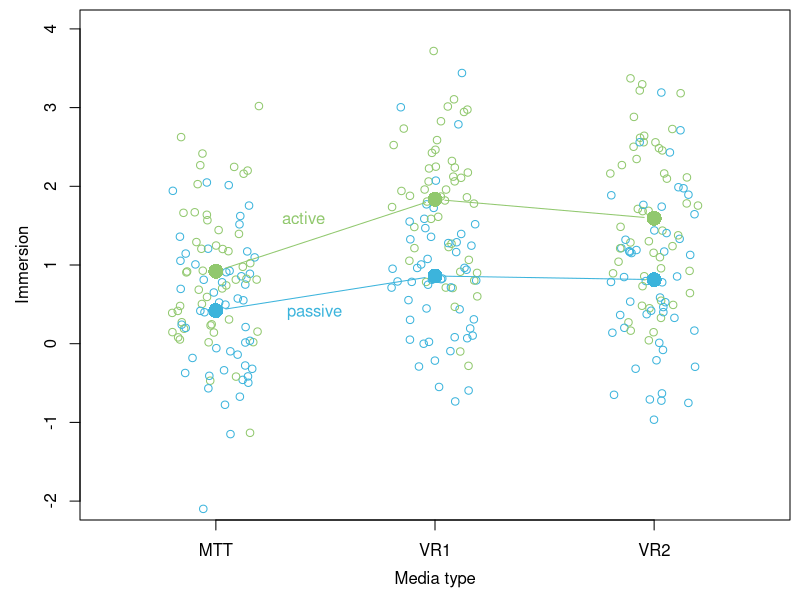
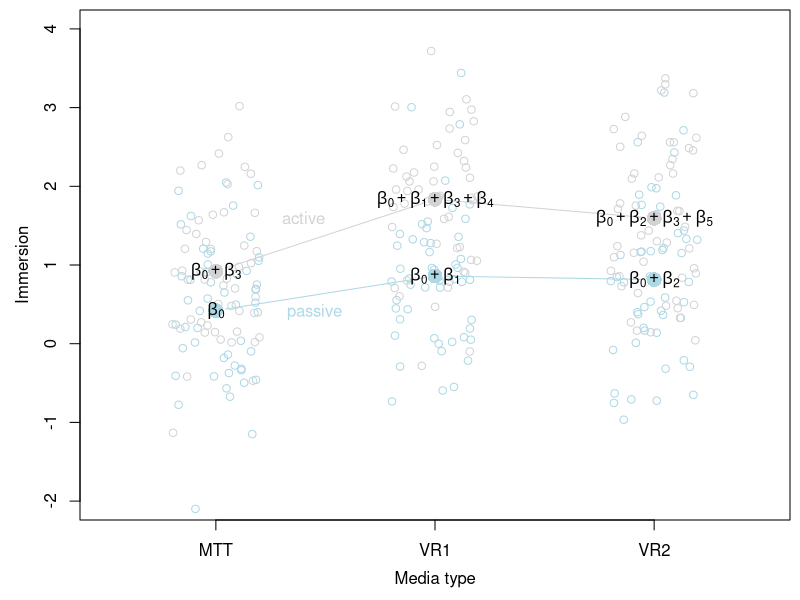

The R script that drew these images, in order:
#' ---
#' title: "Understanding categorical predictors in a mixed-effects model"
#' author: "Nora Wickelmaier"
#' date: "`r Sys.Date()`"
#' categories:
#'   - R
#'   - Categorical predictors
#'   - Mixed Models
#' output:
#'   md_document:
#'     variant: gfm
#'     preserve_yaml: true
#' ---

#+ include = FALSE
# rmarkdown::render("design.R", output_options = list(code_download=TRUE))
# rmarkdown::render("design.R", output_format = "github_document", output_dir = "../_posts")
knitr::opts_chunk$set(message = FALSE, warning = FALSE, fig.align = "center", fig.path = paste0("../figures/", Sys.Date(), "_"))


#'
#' This post is meant to give you a better understanding how to interpret
#' parameters for categorical predictors in a mixed-effects model. Understanding
#' what the parameters mean is helpful when simulating data, e.g., for power
#' simulations.

#+

#' # Example
#'
#' This is an example where three different media are compared to each other: A
#' Multi-Touch Table (MTT) and two different Virtual Reality conditions (VR1 and
#' VR2). These are all presented to every subject (within-factor `mediatype`).
#' Additionally, we have a between-factor `interaction` with levels `passive`
#' and `active`. Subjects can either actively interact for all media types or
#' they can just passively look at things presented to them with the three
#' different media types. The dependent varible is immersion. Subjects should
#' feel more immersed when actively interacting and Virtual Reality should also
#' lead to more immersion than a Multi-Touch Table.

#+ fig.height = 5, fig.width = 6
library(lme4)

# Data simulation for a 2 (between) x 3 (within) design
set.seed(1046)
n <- 100
dat <- data.frame(id = factor(rep(1:n, each = 3)),
                  mediatype = factor(c("MTT", "VR1", "VR2")),
                  interaction = factor(rep(c("active", "passive"), each = 3),
                                       levels = c("passive", "active"))
                  )

## Set parameters
beta  <- c(.5, .2, .3, .4, .7, .4)
sigma <- .8
spi   <- .5
theta <- spi / sigma

## Simulate data
dat$y <- simulate(~ 1 + mediatype + interaction + mediatype:interaction +
                  (1 | id),
                  newparam = list(beta = beta, theta = theta, sigma = sigma),
                  newdata = dat)$sim_1

## Visualize simulated data
datm <- aggregate(y ~ mediatype + interaction, data = dat, FUN = mean)

colors <- c("#3CB4DC", "#91C86E")

par(mai = c(.8, .8, .1, .1), mgp = c(2.4, 1, 0))
plot(y ~ I(1:3), datm[datm$interaction == "passive", ],
     xlab = "Media type",
     ylab = "Immersion",
     xlim = c(0.5, 3.5),
     ylim = c(-2, 4),
     axes = FALSE,
     type = "n")
axis(1, at = 1:3, labels = c("MTT", "VR1", "VR2"))
axis(2)
box()
points(y ~ jitter(as.numeric(mediatype)), dat, col = colors[dat$interaction])
points(y ~ I(1:3), datm[datm$interaction == "passive", ], col = colors[1], type = "b", pch = 16, cex = 2)
points(y ~ I(1:3), datm[datm$interaction == "active", ], col = colors[2], type = "b", pch = 16, cex = 2)
text(1.45, 0.4, "passive", col = colors[1])
text(1.4, 1.6, "active", col = colors[2])

#' # Linear mixed-effects model
#'
#' The following model will be fitted to the data.
#' $$
#'    y = \beta_0 +
#'        \beta_1 mediatype_{VR1} +
#'        \beta_2 mediatype_{VR2} +
#'        \beta_3 interaction_{active} +
#'        \beta_4 (mediatype_{VR1} \times interaction_{active}) +
#'        \beta_5 (mediatype_{VR2} \times interaction_{active}) +
#'        \upsilon_0 +
#'        \varepsilon
#' $$
#' with
#' $\upsilon_0 \sim N(0, \sigma^2_{\upsilon_0}) ~~~~~\text{and}~~~~~
#'    \varepsilon \sim N(0, \sigma^2_{\varepsilon})$


## Fit linear mixed-effects model

m1 <- lmer(y ~ 1 + mediatype + interaction + mediatype:interaction + (1| id),
           data = dat)

tab <- summary(m1)$coef
ci  <- confint(m1)
knitr::kable(round(cbind(tab, ci[3:8, ]), 3))


#' # Implied model formulae
#'
#' The two categorical predictors are dummy coded. For `interaction` the level
#' `passive` is set as reference category. The dummy variable
#' $interaction_{active}$ is therefore 0 for `passive` and 1 for `active`.

contrasts(dat$interaction)

#'
#' The three level factor `mediatype` is represented by two dummy variables,
#' namely $mediatype_{VR1}$ and $mediatype_{VR2}$. Since `MTT` is the reference
#' category, the coding scheme is as folows.

contrasts(dat$mediatype)

#'
#' When we plug these dummy variables into the model formula from above, we get
#' a model formula for each data point of the aggregated data set.
#'
#' $$\begin{align*}
#'    y_{11} & = \beta_0 +                               \upsilon_0 + \varepsilon & \text{mean for both reference categories (MTT and passive)}\\
#'    y_{12} & = \beta_0 + \beta_1 +                     \upsilon_0 + \varepsilon & \text{effect when going from MTT to VR1 for passive}\\
#'    y_{13} & = \beta_0 + \beta_2 +                     \upsilon_0 + \varepsilon & \text{effect when going from MTT to VR2 for passive}\\
#'    y_{21} & = \beta_0 + \beta_3 +                     \upsilon_0 + \varepsilon & \text{effect when goinf from passive to active for MTT}\\
#'    y_{22} & = \beta_0 + \beta_1 + \beta_3 + \beta_4 + \upsilon_0 + \varepsilon & \text{effect when going from MTT to VR1 for active}\\
#'    y_{23} & = \beta_0 + \beta_2 + \beta_3 + \beta_5 + \upsilon_0 + \varepsilon & \text{effect when going from MTT to VR2 for active}\\
#' \end{align*}$$
#'

#' # Compare to plot

#+ plot, echo = FALSE, fig.height = 5, fig.width = 6, fig.show = "hide"
# datm$pred <- predict(m1,
#         newdata = data.frame(id = 1,
#                              mediatype = levels(dat$mediatype),
#                              interaction = rep(levels(dat$interaction), each = 3)
#                              ),
#         re.form = NA)

datm$pred <- c(fixef(m1)[1],
               fixef(m1)[1] + fixef(m1)[2],
               fixef(m1)[1] + fixef(m1)[3],
               fixef(m1)[1] + fixef(m1)[4],
               fixef(m1)[1] + fixef(m1)[2] + fixef(m1)[4] + fixef(m1)[5],
               fixef(m1)[1] + fixef(m1)[3] + fixef(m1)[4] + fixef(m1)[6])

colors <- c("lightblue", "lightgray")

par(mai = c(.8, .8, .1, .1), mgp = c(2.4, 1, 0))
plot(y ~ I(1:3), datm[datm$interaction == "passive", ],
     xlab = "Media type",
     ylab = "Immersion",
     xlim = c(0.5, 3.5),
     ylim = c(-2, 4),
     axes = FALSE,
     type = "n")

axis(1, at = 1:3, labels = c("MTT", "VR1", "VR2"))
axis(2)
box()

points(y ~ jitter(as.numeric(mediatype)), dat, col = colors[dat$interaction])

points(y ~ I(1:3), datm[datm$interaction == "passive", ], col = colors[1], type = "b", pch = 16, cex = 2)
points(y ~ I(1:3), datm[datm$interaction == "active", ], col = colors[2], type = "b", pch = 16, cex = 2)

text(1.45, 0.4, "passive", col = colors[1])
text(1.4, 1.6, "active", col = colors[2])

text(1, datm$y[datm$interaction == "passive" & datm$mediatype == "MTT"],
     expression(beta[0]))
text(2, datm$y[datm$interaction == "passive" & datm$mediatype == "VR1"],
     expression(beta[0] + beta[1]))
text(3, datm$y[datm$interaction == "passive" & datm$mediatype == "VR2"],
     expression(beta[0] + beta[2]))
text(1, datm$y[datm$interaction == "active" & datm$mediatype == "MTT"],
     expression(beta[0] + beta[3]))
text(2, datm$y[datm$interaction == "active" & datm$mediatype == "VR1"],
     expression(beta[0] + beta[1] + beta[3] + beta[4]))
text(3, datm$y[datm$interaction == "active" & datm$mediatype == "VR2"],
     expression(beta[0] + beta[2] + beta[3] + beta[5]))

#'
#' `r paste0("![image](../figures/", Sys.Date(), "_plot-1.png)")`
#'

#+

#' # Session info

sessionInfo()

